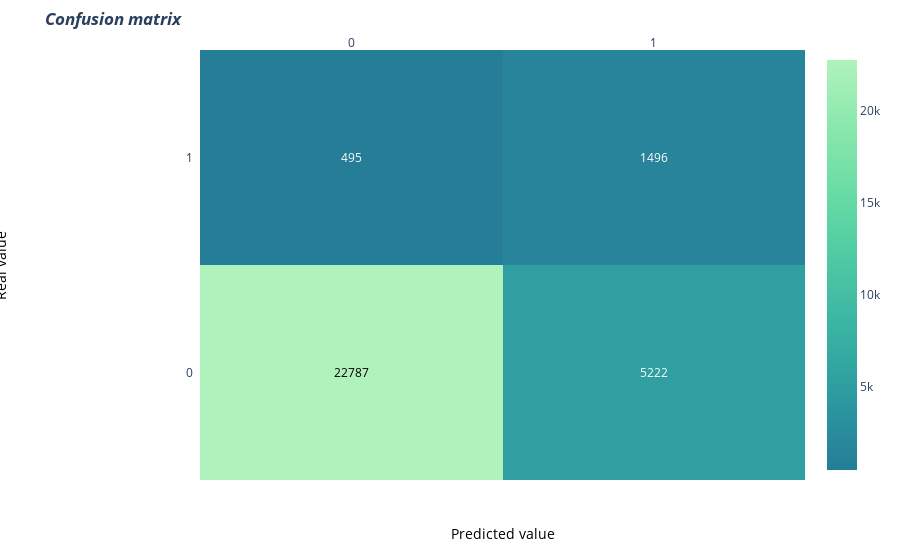

Notebook code cell kept with this figure:
### Code cell
import plotly.figure_factory as ff



x = ['0','1']
y =  ['0','1']

# change each element of z to type string for annotations
z_text = [[str(y) for y in x] for x in conf_metrics]

# set up figure 
fig = ff.create_annotated_heatmap(conf_metrics, x=x, y=y, colorscale='tealgrn_r')

# add title
fig.update_layout(title_text='<i><b>Confusion matrix</b></i>',
                  #xaxis = dict(title='x'),
                  #yaxis = dict(title='x')
                 )

# add custom xaxis title
fig.add_annotation(dict(font=dict(color="black",size=14),
                        x=0.5,
                        y=-0.15,
                        showarrow=False,
                        text="Predicted value",
                        xref="paper",
                        yref="paper"))

# add custom yaxis title
fig.add_annotation(dict(font=dict(color="black",size=14),
                        x=-0.35,
                        y=0.5,
                        showarrow=False,
                        text="Real value",
                        textangle=-90,
                        xref="paper",
                        yref="paper"))

# adjust margins to make room for yaxis title
fig.update_layout(margin=dict(t=50, l=200))

# add colorbar
fig['data'][0]['showscale'] = True
fig.show()

### Figure 1 — Plotly figure (JSON) as saved in the notebook; plotly's stock layout.template omitted (floating-point values rounded to 4 significant figures)
{"data": [{"colorscale": [[0, "rgb(37, 125, 152)"], [0.1667, "rgb(44, 152, 160)"], [0.3333, "rgb(56, 178, 163)"], [0.5, "rgb(76, 200, 163)"], [0.6667, "rgb(103, 219, 165)"], [0.8333, "rgb(137, 232, 172)"], [1, "rgb(176, 242, 188)"]], "reversescale": false, "showscale": true, "type": "heatmap", "x": ["0", "1"], "y": ["0", "1"], "z": [[22787, 5222], [495, 1496]]}], "layout": {"annotations": [{"font": {"color": "#000000"}, "showarrow": false, "text": "22787", "x": "0", "xref": "x", "y": "0", "yref": "y"}, {"font": {"color": "#FFFFFF"}, "showarrow": false, "text": "5222", "x": "1", "xref": "x", "y": "0", "yref": "y"}, {"font": {"color": "#FFFFFF"}, "showarrow": false, "text": "495", "x": "0", "xref": "x", "y": "1", "yref": "y"}, {"font": {"color": "#FFFFFF"}, "showarrow": false, "text": "1496", "x": "1", "xref": "x", "y": "1", "yref": "y"}, {"font": {"color": "black", "size": 14}, "showarrow": false, "text": "Predicted value", "x": 0.5, "xref": "paper", "y": -0.15, "yref": "paper"}, {"font": {"color": "black", "size": 14}, "showarrow": false, "text": "Real value", "textangle": -90, "x": -0.35, "xref": "paper", "y": 0.5, "yref": "paper"}], "autosize": true, "margin": {"l": 200, "t": 50}, "title": {"text": "<i><b>Confusion matrix</b></i>"}, "xaxis": {"autorange": true, "dtick": 1, "gridcolor": "rgb(0, 0, 0)", "range": [-0.5, 1.5], "side": "top", "ticks": "", "type": "category"}, "yaxis": {"autorange": true, "dtick": 1, "range": [-0.5, 1.5], "ticks": "", "ticksuffix": "  ", "type": "category"}}}
